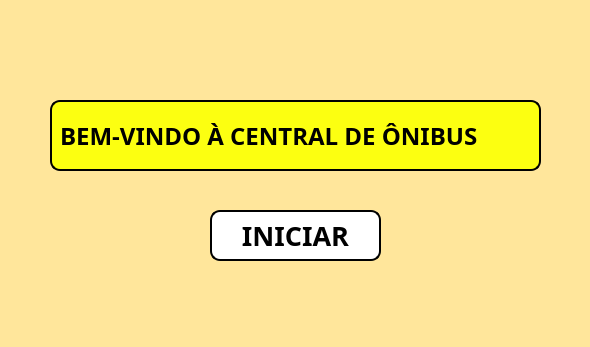
<?xml version="1.0" encoding="UTF-8"?>
<ui version="4.0">
 <class>JanelaInicial</class>
 <widget class="QMainWindow" name="JanelaInicial">
  <property name="enabled">
   <bool>true</bool>
  </property>
  <property name="geometry">
   <rect>
    <x>0</x>
    <y>0</y>
    <width>590</width>
    <height>347</height>
   </rect>
  </property>
  <property name="minimumSize">
   <size>
    <width>590</width>
    <height>347</height>
   </size>
  </property>
  <property name="maximumSize">
   <size>
    <width>590</width>
    <height>347</height>
   </size>
  </property>
  <property name="windowTitle">
   <string>Bus Point</string>
  </property>
  <property name="styleSheet">
   <string notr="true">background-color: rgb(255, 230, 155);</string>
  </property>
  <widget class="QWidget" name="centralwidget">
   <widget class="QLabel" name="label_2">
    <property name="geometry">
     <rect>
      <x>60</x>
      <y>110</y>
      <width>471</width>
      <height>51</height>
     </rect>
    </property>
    <property name="font">
     <font>
      <family>Bahnschrift SemiBold Condensed</family>
      <pointsize>18</pointsize>
      <weight>75</weight>
      <italic>false</italic>
      <bold>true</bold>
      <underline>false</underline>
      <strikeout>false</strikeout>
     </font>
    </property>
    <property name="mouseTracking">
     <bool>false</bool>
    </property>
    <property name="focusPolicy">
     <enum>Qt::NoFocus</enum>
    </property>
    <property name="contextMenuPolicy">
     <enum>Qt::DefaultContextMenu</enum>
    </property>
    <property name="autoFillBackground">
     <bool>false</bool>
    </property>
    <property name="styleSheet">
     <string notr="true">background-color: rgb(252, 255, 17);</string>
    </property>
    <property name="text">
     <string>BEM-VINDO À CENTRAL DE ÔNIBUS</string>
    </property>
   </widget>
   <widget class="QPushButton" name="pushButton">
    <property name="enabled">
     <bool>false</bool>
    </property>
    <property name="geometry">
     <rect>
      <x>50</x>
      <y>100</y>
      <width>491</width>
      <height>71</height>
     </rect>
    </property>
    <property name="styleSheet">
     <string notr="true">background-color: rgb(252, 255, 17);
border-style: outset;
border-width: 2px;
border-radius: 10px;
border-color: black;</string>
    </property>
    <property name="text">
     <string/>
    </property>
   </widget>
   <widget class="QPushButton" name="pushButton_2">
    <property name="geometry">
     <rect>
      <x>210</x>
      <y>210</y>
      <width>171</width>
      <height>51</height>
     </rect>
    </property>
    <property name="font">
     <font>
      <family>Bahnschrift SemiBold Condensed</family>
      <pointsize>20</pointsize>
      <weight>75</weight>
      <bold>true</bold>
      <underline>false</underline>
      <strikeout>false</strikeout>
     </font>
    </property>
    <property name="styleSheet">
     <string notr="true">border-style: outset;
background-color: rgb(255, 255, 255);
border-width: 2px;
border-radius: 10px;
border-color: black;</string>
    </property>
    <property name="text">
     <string>INICIAR</string>
    </property>
   </widget>
   <zorder>pushButton</zorder>
   <zorder>label_2</zorder>
   <zorder>pushButton_2</zorder>
  </widget>
 </widget>
 <resources>
  <include location="source.qrc"/>
 </resources>
 <connections/>
</ui>
